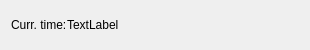
<?xml version="1.0" encoding="UTF-8"?>
<ui version="4.0">
 <class>StatusBarTimeDisplay</class>
 <widget class="QWidget" name="StatusBarTimeDisplay">
  <property name="geometry">
   <rect>
    <x>0</x>
    <y>0</y>
    <width>310</width>
    <height>50</height>
   </rect>
  </property>
  <property name="windowTitle">
   <string>Form</string>
  </property>
  <layout class="QHBoxLayout" name="horizontalLayout_2">
   <item>
    <layout class="QHBoxLayout" name="horizontalLayout" stretch="0,1">
     <property name="spacing">
      <number>0</number>
     </property>
     <item>
      <widget class="QLabel" name="label">
       <property name="text">
        <string>Curr. time:</string>
       </property>
      </widget>
     </item>
     <item>
      <widget class="QLabel" name="lblTime">
       <property name="text">
        <string>TextLabel</string>
       </property>
      </widget>
     </item>
    </layout>
   </item>
  </layout>
 </widget>
 <resources/>
 <connections/>
</ui>
